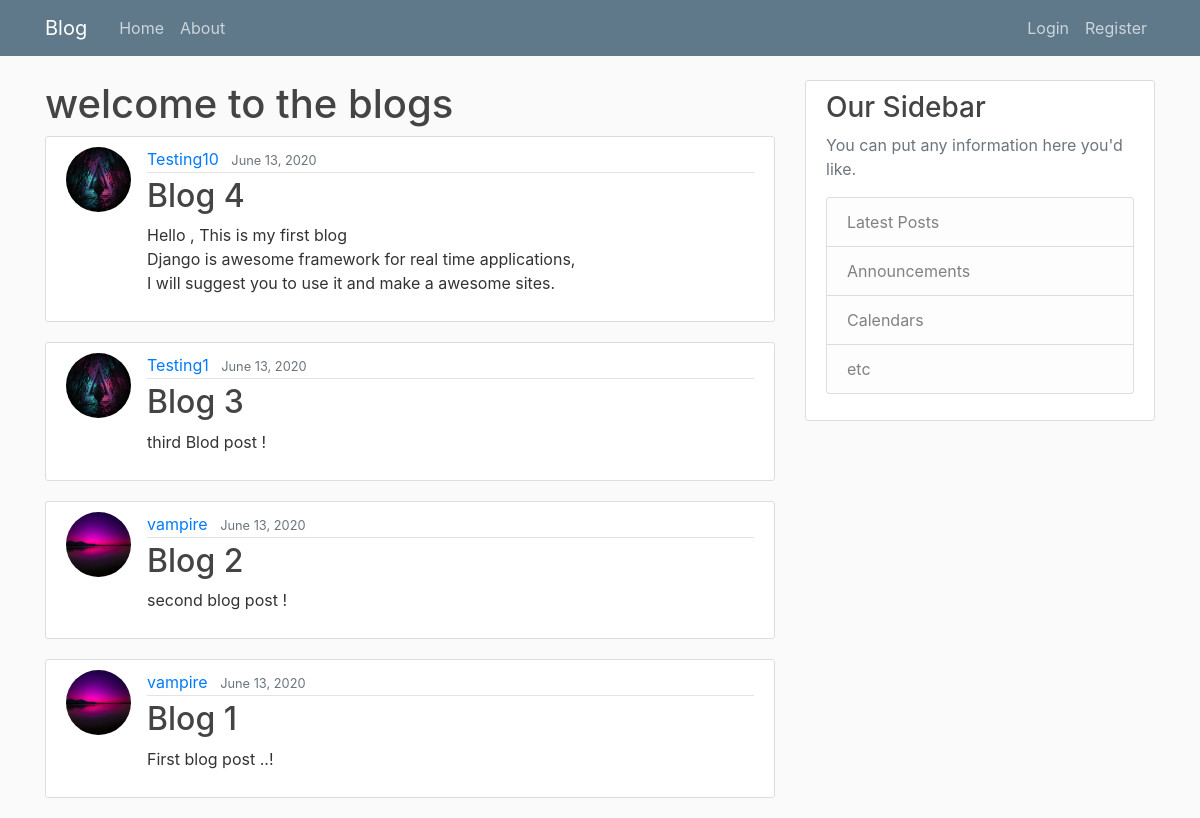
/, run on an earlier commit of the app's database.
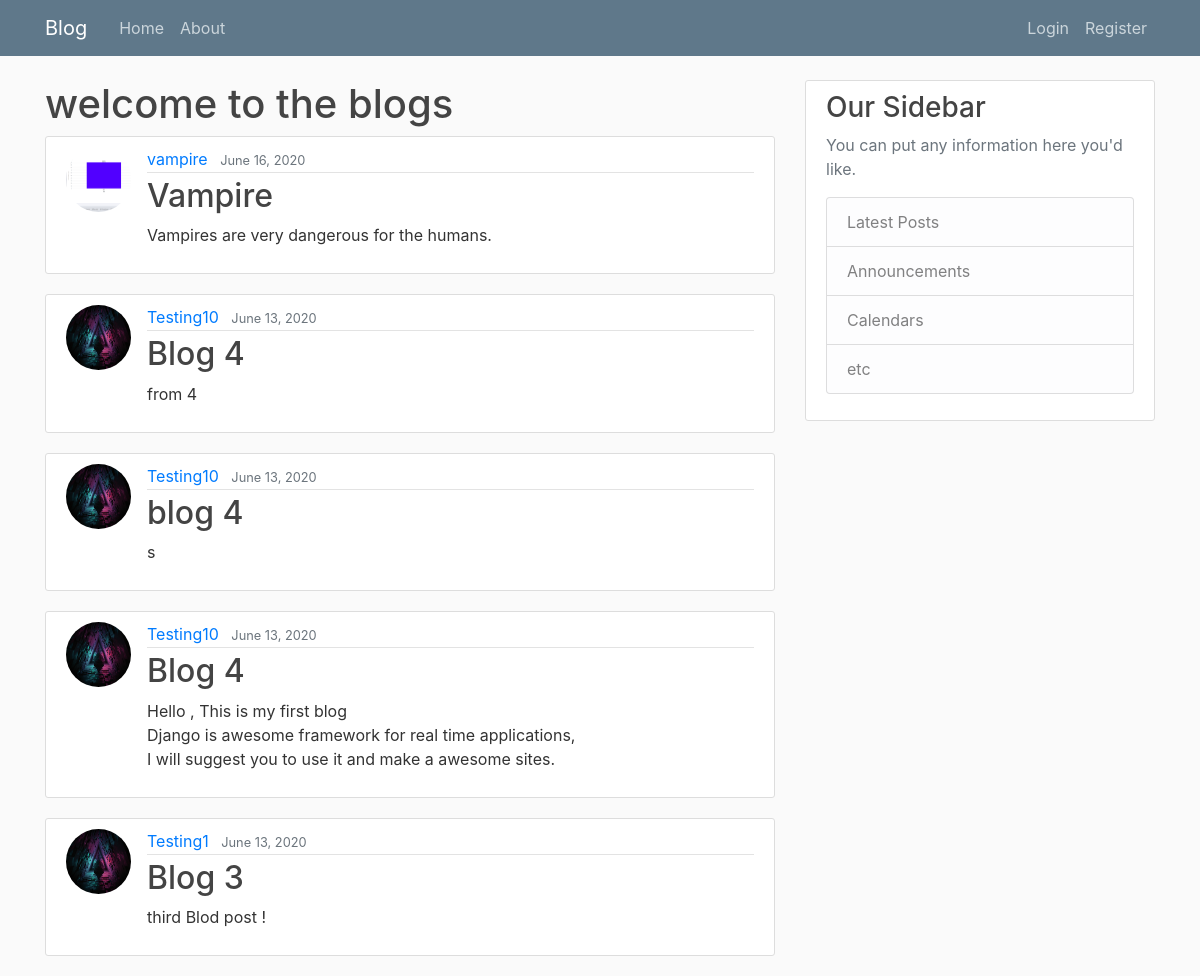
And on a later commit of the database.
### blog/models.py (models this page shows, shortened)
class Post(models.Model):
    title = models.CharField(max_length=100)
    content = models.TextField()
    date_posted = models.DateTimeField(default=timezone.now)
    author = models.ForeignKey(User,on_delete=models.CASCADE)

### users/models.py (models this page shows, shortened)
class Profile(models.Model):
    user = models.OneToOneField(User, on_delete=models.CASCADE)
    image = models.ImageField(default='default.jpg', upload_to='profile_pics')

### blog/views.py (the view)
# urls.py: path('', PostListView.as_view(), name="blog-home"),
class PostListView(ListView):
    model = Post
    template_name = 'blog/home.html'   # <app>/<model>_<viewtype>/html
    context_object_name = 'posts'
    ordering = ['-date_posted']
    paginate_by = 5

### blog/templates/blog/home.html
{% extends "blog/base.html" %}
{% block content %}
    <h1>welcome to the blogs </h1>
    {% for post in posts %}
        <article class="media content-section">
            <img class="rounded-circle article-img" src="{{ post.author.profile.image.url }}">
            <div class="media-body">
            <div class="article-metadata">
                <a class="mr-2" href="#">{{ post.author }}</a>
                <small class="text-muted">{{ post.date_posted|date:"F d, Y" }}</small>
            </div>
            <h2><a class="article-title" href="{% url 'post-detail' post.id %}">{{ post.title }}</a></h2>
            <p class="article-content">{{ post.content }}</p>
            </div>
        </article>
    {% endfor %}
{% endblock %}

What changed in the data, as far as the page shows it:
removed Post: author.profile.image (picture), author "vampire", date_posted "June 13, 2020", title "Blog 2", content "second blog post !"
no longer on this page (row unchanged): Post: author.profile.image (picture), author "vampire", date_posted "June 13, 2020", title "Blog 1", content "First blog post ..!"
added Post: author.profile.image (picture), author "vampire", date_posted "June 16, 2020", title "Vampire", content "Vampires are very dangerous for the humans."
added Post: author.profile.image (placeholder picture), author "Testing10", date_posted "June 13, 2020", title "Blog 4", content "from 4"
added Post: author.profile.image (placeholder picture), author "Testing10", date_posted "June 13, 2020", title "blog 4", content "s"
